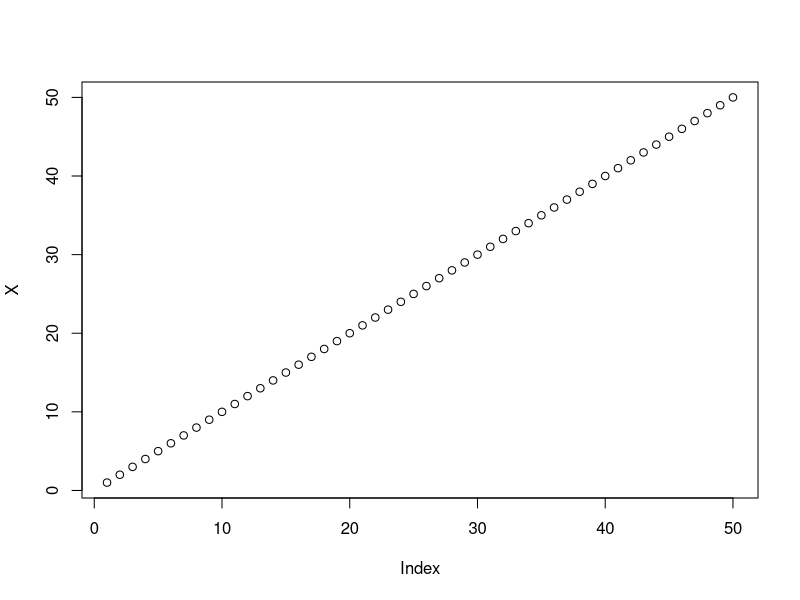
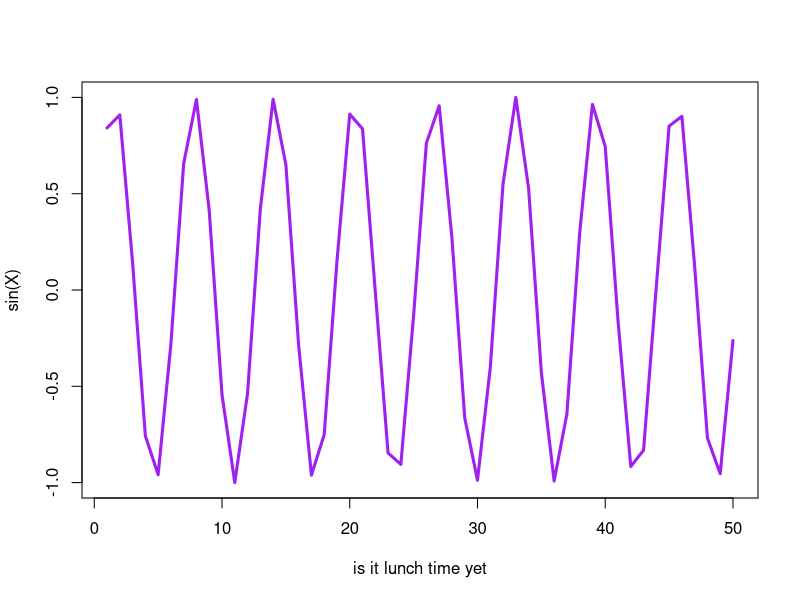

The R script that drew these images, in order:
#' ---
#' title: "Class 4 Intro to R"
#' author: "Patrick Nguyen"
#' ---
X <- 1:50
plot(X)
plot(X, sin(X), typ="l", col="purple", lwd=3,xlab="is it lunch time yet")
